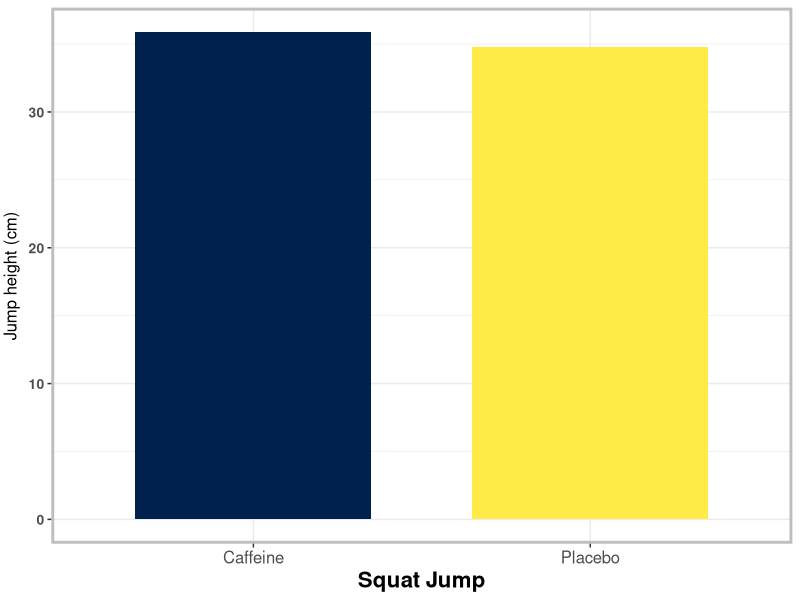
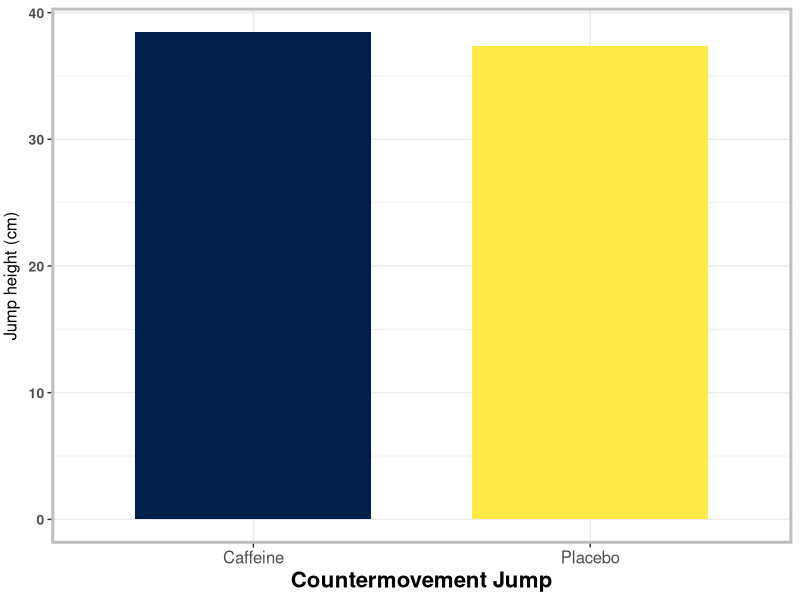
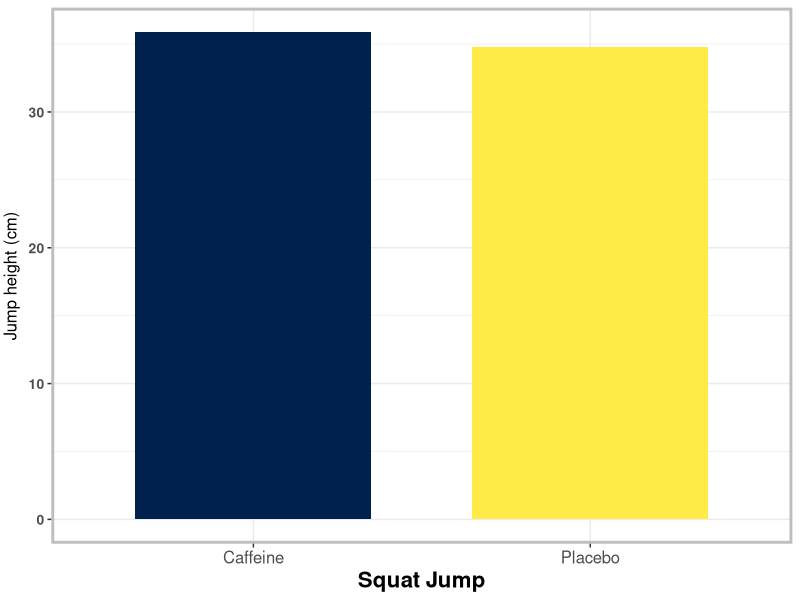
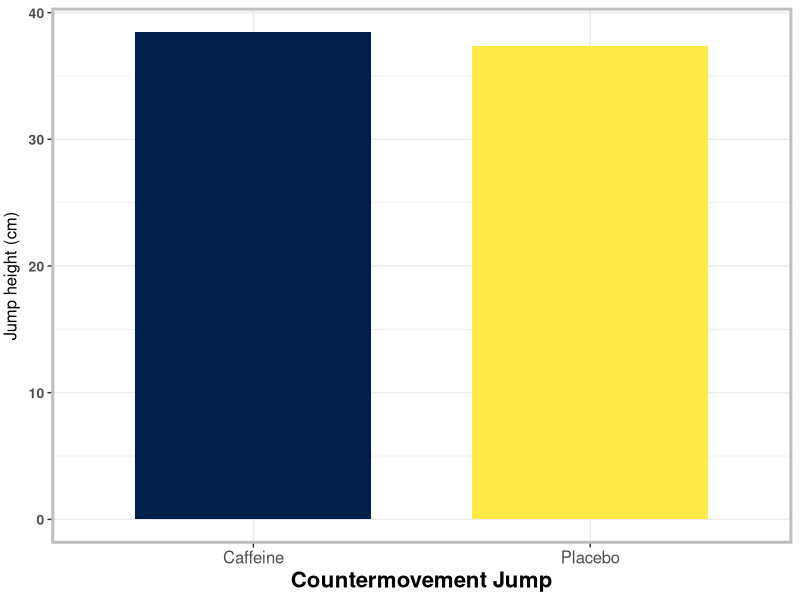

Generate these figures, in order, with R:
library(tidyverse)

# Load dataset ----------------------------------------------------------------------------------------------------------
venier2019replicationsj <- read_csv("venier2019replicationsj.csv")
venier2019replicationcmj <- read_csv("venier2019replicationcmj.csv")

# Bar plot for squat jump ---------------------------------------------------------------------------------------------------

sj_plot <- venier2019replicationsj %>%
  gather(key = "supplement", value = "squatjump", caffeine, placebo)
head(sj_plot, 3)


ggplot(sj_plot, aes(x = supplement, y = squatjump, fill = supplement)) + 
  stat_summary(fun= "mean", geom = "col", width = 0.7) + 
  stat_summary(fun.data = mean_sdl, geom = "errorbar", width = .1, fun.args = list(mult = 1)) +
  scale_y_continuous(name = "Jump height (cm)") +
  scale_x_discrete(name = "Squat Jump", 
                   labels = c("Caffeine", "Placebo")) +
  theme_bw() +
  theme(axis.text.x = element_text(hjust = 0.5, size=12, face="plain"),
        axis.title.x = element_text(hjust = 0.5, size=16, face="bold"),
        axis.title.y = element_text(vjust = 2, size=12, face="plain"),
        axis.text.y = element_text(size=10, face="bold"),
        panel.border = element_rect(color = "grey", size = 2),
        legend.position="none") +
  scale_fill_viridis_d(option = "E")

ggsave("squatbarchart.png",
       plot = last_plot(),
       device = "png",
       width = NA,
       height = NA,
       dpi = 300,
       limitsize = TRUE
)

# Bar plot for countermovement jump ---------------------------------------------------------------------------------------------------

cmj_plot <- venier2019replicationcmj %>%
  gather(key = "supplement", value = "cmj", caffeine, placebo)
head(cmj_plot, 3)

ggplot(cmj_plot, aes(x = supplement, y = cmj, fill = supplement)) + 
  stat_summary(fun= "mean", geom = "col", width = 0.7) + 
  stat_summary(fun.data = mean_sdl, geom = "errorbar", width = .1, fun.args = list(mult = 1)) +
  scale_y_continuous(name = "Jump height (cm)") +
  scale_x_discrete(name = "Countermovement Jump", 
                   labels = c("Caffeine", "Placebo")) +
  theme_bw() +
  theme(axis.text.x = element_text(hjust = 0.5, size=12, face="plain"),
        axis.title.x = element_text(hjust = 0.5, size=16, face="bold"),
        axis.title.y = element_text(vjust = 2, size=12, face="plain"),
        axis.text.y = element_text(size=10, face="bold"),
        panel.border = element_rect(color = "grey", size = 2),
        legend.position="none") +
  scale_fill_viridis_d(option = "E")

ggsave("cmjbarchart.png",
       plot = last_plot(),
       device = "png",
       width = NA,
       height = NA,
       dpi = 300,
       limitsize = TRUE
)
